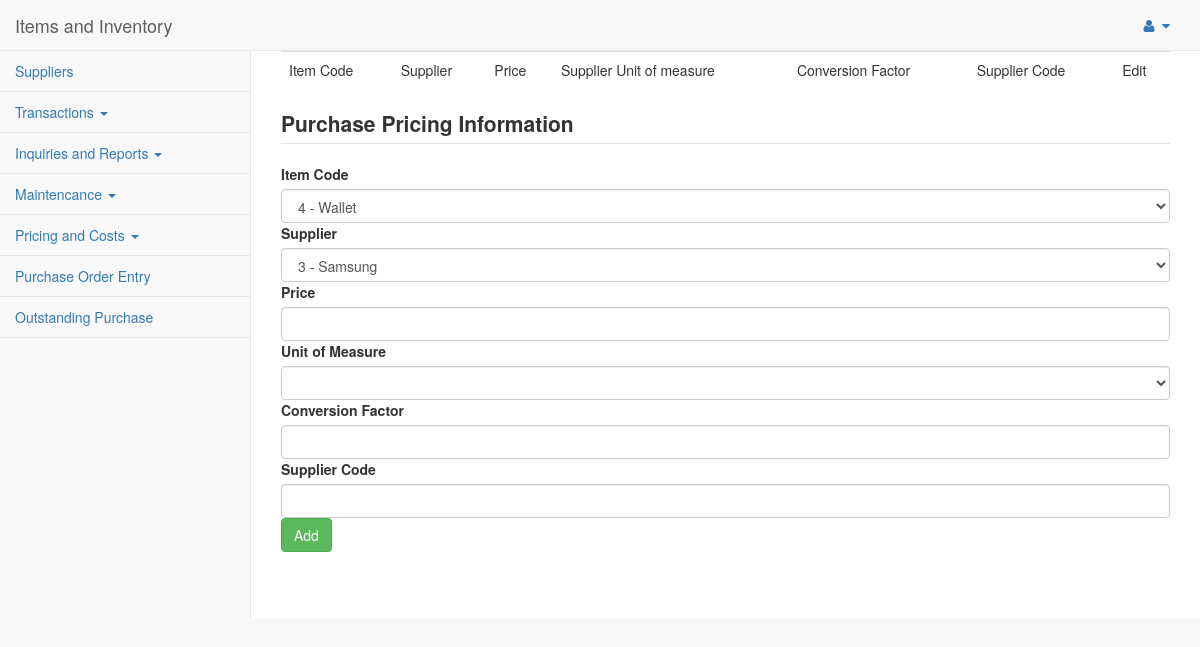
The page /pages/purchasepricing.php on the database as committed earlier.
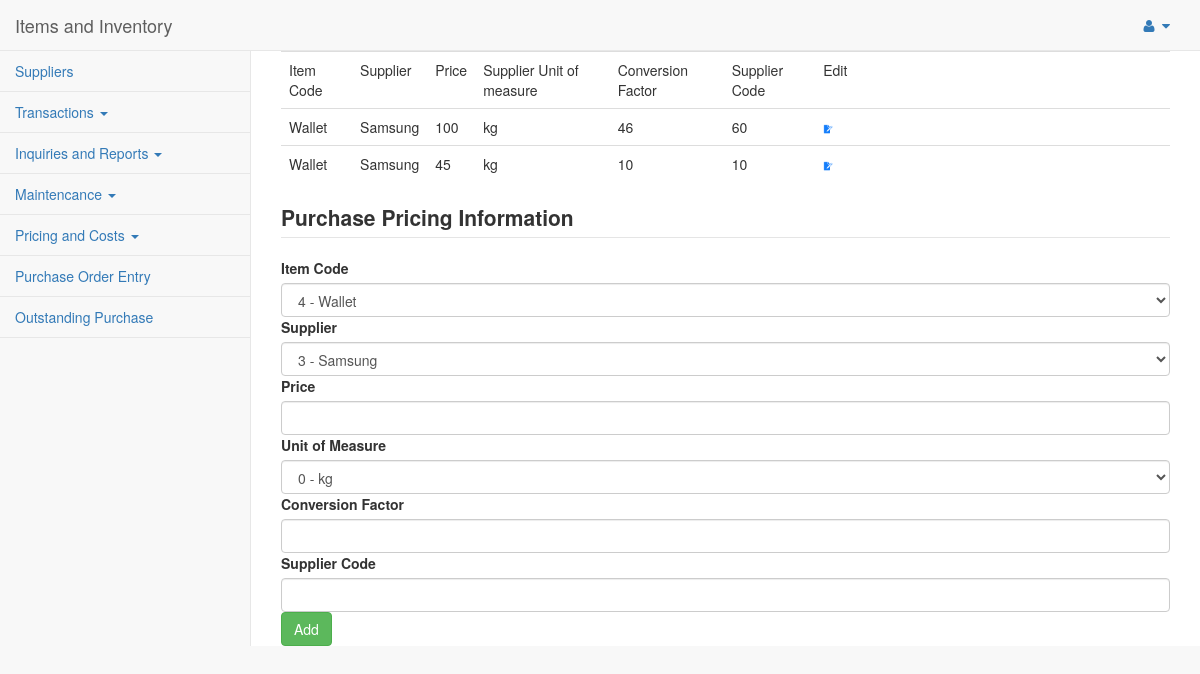
The same page on the database as committed later.
### tables this page shows
CREATE TABLE IF NOT EXISTS `purchase_pricing` (
  `id` int(10) NOT NULL AUTO_INCREMENT,
  `item_code` varchar(100) NOT NULL,
  `supplier` varchar(100) NOT NULL,
  `price` int(10) NOT NULL,
  `supplier_unit_measure` varchar(10) NOT NULL,
  `conversion_factor` int(10) NOT NULL,
  `supplier_code` varchar(100) NOT NULL,
  PRIMARY KEY (`id`),
  UNIQUE KEY `price` (`price`),
  UNIQUE KEY `price_2` (`price`)
);

### pages/process.php (called while the page is built, shortened)
<?php
function viewSuppliers($conn){
	$sql="SELECT * FROM supplier";
	$result=mysqli_query($conn, $sql);
	return $result;
}
function viewItems($conn){
	$sql="SELECT * FROM item";
	$result=mysqli_query($conn, $sql);
	return $result;
}
function viewPurchasePricing($conn){
	$sql="SELECT * FROM purchase_pricing";
	$result=mysqli_query($conn, $sql);
	return $result;
}
function viewUnitOfMeasure($conn){
    $sql="SELECT * FROM opt_unit_of_measure";
    $result=mysqli_query($conn, $sql);
    return $result;
}
?>

### pages/purchasepricing.php (the view, shortened to what this page needs)
        <?php
        	include('header.php');
        	include('process.php');
        	$conn1 = connect();
        	$result = viewPurchasePricing($conn1);
        	$result2 = viewItems($conn1);
        	$result3 = viewSuppliers($conn1);
        	$result4 = viewUnitOfMeasure($conn1);
        ?>
        <div id="page-wrapper">
         <div class="table-responsive">
         	<table class="table">
         		<tr>
         			<td>Item Code</td>
         			<td>Supplier</td>
         			<td>Price</td>
         			<td>Supplier Unit of measure</td>
         			<td>Conversion Factor</td>
         			<td>Supplier Code</td>
                   <td>Edit</td>
         		</tr>
         		<?php
         			while($row=mysqli_fetch_assoc($result)){
         		?>
         		<tr>
         			<td><?=$row['item_code']?></td>
         			<td><?=$row['supplier']?></td>
         			<td><?=$row['price']?></td>
         			<td><?=$row['supplier_unit_measure']?></td>
         			<td><?=$row['conversion_factor']?></td>
         			<td><?=$row['supplier_code']?></td>
                    <td><a href="<?php echo "purchasepricingedit.php?id=".$row['id']?>"><img src="../images/edit.png" width="3%"></a></td>
         		</tr>
         		<?php
     				}
         		?>
         	</table>
         </div>
         <legend><label>Purchase Pricing Information</label></legend>
         <form method="POST">
         <label>Item Code</label>
       <select class="form-control" name="item_code">
  		  		  <?php
  		  while($row=mysqli_fetch_assoc($result2)){
	  		  ?>
   		       <option value="<?=$row['name']?>"><?=$row['id']?> - <?=$row['name']?></option>
    	   <?php
	       } ?>
        </select>
          <label>Supplier</label>
       <select class="form-control" name="supplier">
  		  		  <?php
  		  while($row=mysqli_fetch_assoc($result3)){
	  		  ?>
   		       <option value="<?=$row['name']?>"><?=$row['id']?> - <?=$row['name']?></option>
    	   <?php
	       } ?>
        </select>
         <label>Price</label>
         <input type="text" class="form-control" name="price">
             <label>Unit of Measure</label>
       <select class="form-control" name="supplier_unit_measure">
  		  		  <?php
  		  while($row=mysqli_fetch_assoc($result4)){
	  		  ?>
   		       <option value="<?=$row['name']?>"><?=$row['id']?> - <?=$row['name']?></option>
    	   <?php
	       } ?>
        </select>
            <label>Conversion Factor</label>
         <input type="text" class="form-control" name="conversion_factor">
             <label>Supplier Code</label>
         <input type="text" class="form-control" name="supplier_code">
         <input type="submit" class="btn btn-success" value="Add" name="add">
        </form>
       </div>
    </div>
<?php
 include('footer.php');
?>

### pages/header.php (shortened to what this page needs)
<!DOCTYPE html>
<html lang="en">
<head>
    <link href="../bower_components/bootstrap/dist/css/bootstrap.min.css" rel="stylesheet">
    <link href="../bower_components/metisMenu/dist/metisMenu.min.css" rel="stylesheet">
    <link href="../dist/css/timeline.css" rel="stylesheet">
    <link href="../dist/css/sb-admin-2.css" rel="stylesheet">
    <link href="../bower_components/morrisjs/morris.css" rel="stylesheet">
    <link href="../bower_components/font-awesome/css/font-awesome.min.css" rel="stylesheet" type="text/css">
</head>
<body>
    <div id="wrapper">
        <nav class="navbar navbar-default navbar-static-top" role="navigation" style="margin-bottom: 0">
            <div class="navbar-header">
                <a class="navbar-brand" href="index.html">Items and Inventory</a>
            </div>
            <ul class="nav navbar-top-links navbar-right">
                <li class="dropdown">
                    <a class="dropdown-toggle" data-toggle="dropdown" href="#">
                        <i class="fa fa-user fa-fw"></i>  <i class="fa fa-caret-down"></i>
                    </a>
                </li>
            </ul>
            <div class="navbar-default sidebar" role="navigation">
                <div class="sidebar-nav navbar-collapse">
                    <ul class="nav" id="side-menu">
                    			 <li>
                           			<a href="suppliers.php"><i class="fa-fw"></i> Suppliers</a>
                        		</li>
                                <li class="dropdown">
        							<a href="#" class="dropdown-toggle" data-toggle="dropdown" role="button" aria-haspopup="true" aria-expanded="false"> Transactions <span class="caret"></span></a>
        						</li>
        						<li class="dropdown">
        							<a href="#" class="dropdown-toggle" data-toggle="dropdown" role="button" aria-haspopup="true" aria-expanded="false"> Inquiries and Reports <span class="caret"></span></a>
        						</li>
        						<li class="dropdown">
        							<a href="#" class="dropdown-toggle" data-toggle="dropdown" role="button" aria-haspopup="true" aria-expanded="false"> Maintencance <span class="caret"></span></a>
        						</li>
        						<li class="dropdown">
        							<a href="#" class="dropdown-toggle" data-toggle="dropdown" role="button" aria-haspopup="true" aria-expanded="false"> Pricing and Costs <span class="caret"></span></a>
        						</li>
        						<li>
                           			<a href="purchase.php"><i class="fa-fw"></i> Purchase Order Entry</a>
                        		</li>
                        		<li>
                           			<a href="outstanding.php"><i class="fa-fw"></i>Outstanding Purchase</a>
                        		</li>
                            </ul>
                </div>
            </div>
        </nav>

### pages/footer.php (shortened to what this page needs)
</body>
</html>

Rows that differ between the two databases and show on the page:
added purchase_pricing: item_code "Wallet", supplier "Samsung", price "100", supplier_unit_measure "kg", conversion_factor "46", supplier_code "60"
added purchase_pricing: item_code "Wallet", supplier "Samsung", price "45", supplier_unit_measure "kg", conversion_factor "10", supplier_code "10"
Other text that changed with them:
form field supplier_unit_measure: (not shown) → "0 - kg"
